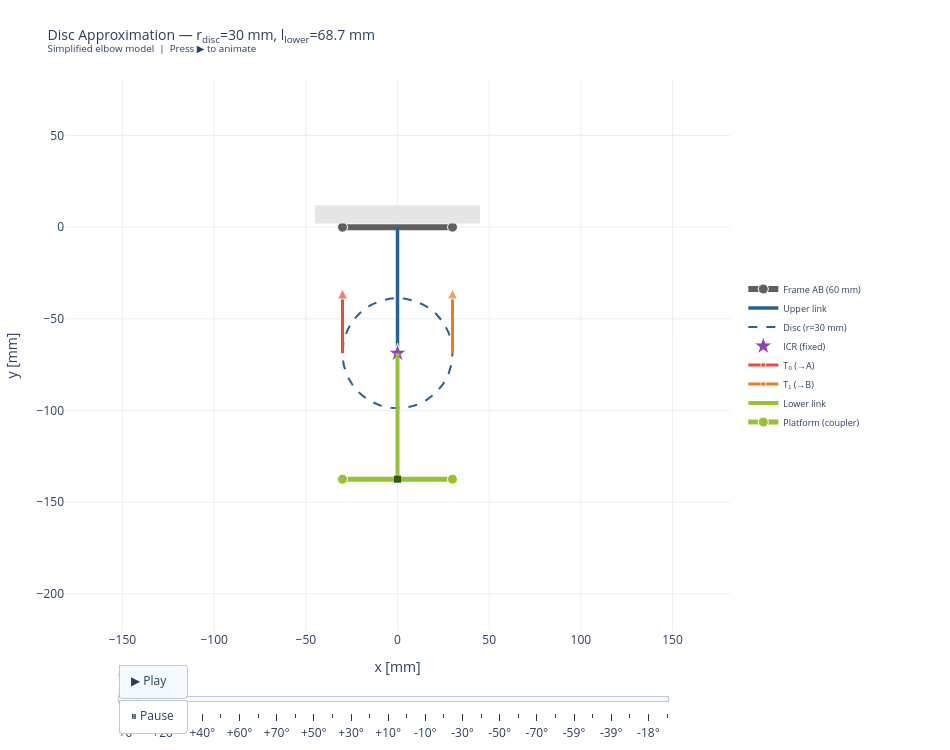

This figure's notebook cell:
### Code cell
# =================================================================
# Animation — Disc Approximation (0 → +75 → −75 → 0)
# =================================================================
from helpers.elbow_plots import disc_animated_figure

fig = disc_animated_figure(
    l_e, k_e, elbow_max_deg,
    n_frames=n_frames, show_caption=show_caption,
)
fig.show()

### Figure 1 — Plotly figure (JSON) as saved in the notebook; plotly's stock layout.template omitted (floating-point values rounded to 4 significant figures)
{"data": [{"line": {"color": "#5F5F5F", "width": 6}, "marker": {"color": "#5F5F5F", "line": {"color": "white", "width": 1}, "size": 10}, "mode": "lines+markers", "name": "Frame AB (60 mm)", "type": "scatter", "x": [-30, 30], "y": [0, 0]}, {"line": {"color": "#296193", "width": 3.5}, "mode": "lines", "name": "Upper link", "type": "scatter", "x": [0, 0], "y": [0, -68.74]}, {"line": {"color": "#296193", "dash": "dash", "width": 2}, "mode": "lines", "name": "Disc (r=30 mm)", "type": "scatter", "x": [30, 29.96, 29.83, 29.62, 29.33, 28.96, 28.51, 27.97, 27.36, 26.68, 25.91, 25.08, 24.18, 23.21, 22.17, 21.07, 19.92, 18.7, 17.44, 16.13, 14.77, 13.37, 11.94, 10.47, 8.969, 7.445, 5.901, 4.341, 2.768, 1.188, -0.396, -1.979, -3.556, -5.123, -6.676, -8.21, -9.721, -11.21, -12.66, -14.08, -15.45, -16.79, -18.08, -19.32, -20.5, -21.63, -22.7, -23.7, -24.64, -25.51, -26.3, -27.03, -27.68, -28.25, -28.74, -29.16, -29.49, -29.74, -29.91, -29.99, -29.99, -29.91, -29.74, -29.49, -29.16, -28.74, -28.25, -27.68, -27.03, -26.3, -25.51, -24.64, -23.7, -22.7, -21.63, -20.5, -19.32, -18.08, -16.79, -15.45, -14.08, -12.66, -11.21, -9.721, -8.21, -6.676, -5.123, -3.556, -1.979, -0.396, 1.188, 2.768, 4.341, 5.901, 7.445, 8.969, 10.47, 11.94, 13.37, 14.77, 16.13, 17.44, 18.7, 19.92, 21.07, 22.17, 23.21, 24.18, 25.08, 25.91, 26.68, 27.36, 27.97, 28.51, 28.96, 29.33, 29.62, 29.83, 29.96, 30], "y": [-68.74, -67.16, -65.58, -64.01, -62.45, -60.91, -59.39, -57.9, -56.44, -55.01, -53.62, -52.28, -50.98, -49.73, -48.53, -47.39, -46.3, -45.28, -44.33, -43.44, -42.63, -41.88, -41.22, -40.62, -40.11, -39.68, -39.32, -39.05, -38.87, -38.76, -38.74, -38.8, -38.95, -39.18, -39.49, -39.88, -40.36, -40.91, -41.54, -42.25, -43.03, -43.88, -44.8, -45.79, -46.84, -47.95, -49.12, -50.35, -51.62, -52.95, -54.31, -55.72, -57.17, -58.64, -60.15, -61.68, -63.23, -64.79, -66.37, -67.95, -69.53, -71.11, -72.69, -74.25, -75.8, -77.33, -78.83, -80.31, -81.76, -83.16, -84.53, -85.86, -87.13, -88.36, -89.53, -90.64, -91.69, -92.68, -93.6, -94.45, -95.23, -95.94, -96.57, -97.12, -97.59, -97.99, -98.3, -98.53, -98.67, -98.74, -98.72, -98.61, -98.42, -98.15, -97.8, -97.37, -96.85, -96.26, -95.59, -94.85, -94.03, -93.15, -92.19, -91.17, -90.09, -88.95, -87.75, -86.5, -85.2, -83.85, -82.46, -81.04, -79.58, -78.08, -76.57, -75.03, -73.47, -71.9, -70.32, -68.74]}, {"marker": {"color": "#8E44AD", "line": {"color": "white", "width": 1}, "size": 14, "symbol": "star"}, "mode": "markers", "name": "ICR (fixed)", "type": "scatter", "x": [0], "y": [-68.74]}, {"line": {"color": "#E74C3C", "width": 3}, "marker": {"angleref": "previous", "color": "#E74C3C", "size": [0, 10], "symbol": ["circle", "arrow-up"]}, "mode": "lines+markers", "name": "T₀ (→A)", "type": "scatter", "x": [-30, -30], "y": [-68.74, -33.74]}, {"line": {"color": "#E67E22", "width": 3}, "marker": {"angleref": "previous", "color": "#E67E22", "size": [0, 10], "symbol": ["circle", "arrow-up"]}, "mode": "lines+markers", "name": "T₁ (→B)", "type": "scatter", "x": [30, 30], "y": [-68.74, -33.74]}, {"line": {"color": "#97C139", "width": 4}, "mode": "lines", "name": "Lower link", "type": "scatter", "x": [0, 0], "y": [-68.74, -137.5]}, {"line": {"color": "#97C139", "width": 5}, "marker": {"color": "#97C139", "line": {"color": "white", "width": 1}, "size": 10}, "mode": "lines+markers", "name": "Platform (coupler)", "type": "scatter", "x": [-30, 30], "y": [-137.5, -137.5]}, {"marker": {"color": "#2d5a1e", "size": 7, "symbol": "square"}, "mode": "markers", "showlegend": false, "type": "scatter", "x": [0], "y": [-137.5]}], "layout": {"height": 750, "legend": {"font": {"size": 9}, "x": 1.02, "y": 0.5}, "margin": {"b": 80, "l": 60, "r": 220, "t": 80}, "plot_bgcolor": "white", "shapes": [{"fillcolor": "#E6E6E6", "line": {"width": 0}, "type": "rect", "x0": -45, "x1": 45, "y0": 2, "y1": 12}], "sliders": [{"active": 0, "currentvalue": {"font": {"size": 12}, "prefix": "elbow = ", "suffix": "°"}, "len": 0.84, "steps": [{"args": [["0"], {"frame": {"duration": 0, "redraw": true}, "mode": "immediate"}], "label": "+0°", "method": "animate"}, {"args": [["4"], {"frame": {"duration": 0, "redraw": true}, "mode": "immediate"}], "label": "+10°", "method": "animate"}, {"args": [["8"], {"frame": {"duration": 0, "redraw": true}, "mode": "immediate"}], "label": "+20°", "method": "animate"}, {"args": [["12"], {"frame": {"duration": 0, "redraw": true}, "mode": "immediate"}], "label": "+30°", "method": "animate"}, {"args": [["16"], {"frame": {"duration": 0, "redraw": true}, "mode": "immediate"}], "label": "+40°", "method": "animate"}, {"args": [["20"], {"frame": {"duration": 0, "redraw": true}, "mode": "immediate"}], "label": "+50°", "method": "animate"}, {"args": [["24"], {"frame": {"duration": 0, "redraw": true}, "mode": "immediate"}], "label": "+60°", "method": "animate"}, {"args": [["28"], {"frame": {"duration": 0, "redraw": true}, "mode": "immediate"}], "label": "+70°", "method": "animate"}, {"args": [["32"], {"frame": {"duration": 0, "redraw": true}, "mode": "immediate"}], "label": "+70°", "method": "animate"}, {"args": [["36"], {"frame": {"duration": 0, "redraw": true}, "mode": "immediate"}], "label": "+60°", "method": "animate"}, {"args": [["40"], {"frame": {"duration": 0, "redraw": true}, "mode": "immediate"}], "label": "+50°", "method": "animate"}, {"args": [["44"], {"frame": {"duration": 0, "redraw": true}, "mode": "immediate"}], "label": "+40°", "method": "animate"}, {"args": [["48"], {"frame": {"duration": 0, "redraw": true}, "mode": "immediate"}], "label": "+30°", "method": "animate"}, {"args": [["52"], {"frame": {"duration": 0, "redraw": true}, "mode": "immediate"}], "label": "+20°", "method": "animate"}, {"args": [["56"], {"frame": {"duration": 0, "redraw": true}, "mode": "immediate"}], "label": "+10°", "method": "animate"}, {"args": [["60"], {"frame": {"duration": 0, "redraw": true}, "mode": "immediate"}], "label": "+0°", "method": "animate"}, {"args": [["64"], {"frame": {"duration": 0, "redraw": true}, "mode": "immediate"}], "label": "-10°", "method": "animate"}, {"args": [["68"], {"frame": {"duration": 0, "redraw": true}, "mode": "immediate"}], "label": "-20°", "method": "animate"}, {"args": [["72"], {"frame": {"duration": 0, "redraw": true}, "mode": "immediate"}], "label": "-30°", "method": "animate"}, {"args": [["76"], {"frame": {"duration": 0, "redraw": true}, "mode": "immediate"}], "label": "-40°", "method": "animate"}, {"args": [["80"], {"frame": {"duration": 0, "redraw": true}, "mode": "immediate"}], "label": "-50°", "method": "animate"}, {"args": [["84"], {"frame": {"duration": 0, "redraw": true}, "mode": "immediate"}], "label": "-60°", "method": "animate"}, {"args": [["88"], {"frame": {"duration": 0, "redraw": true}, "mode": "immediate"}], "label": "-70°", "method": "animate"}, {"args": [["92"], {"frame": {"duration": 0, "redraw": true}, "mode": "immediate"}], "label": "-70°", "method": "animate"}, {"args": [["96"], {"frame": {"duration": 0, "redraw": true}, "mode": "immediate"}], "label": "-59°", "method": "animate"}, {"args": [["100"], {"frame": {"duration": 0, "redraw": true}, "mode": "immediate"}], "label": "-49°", "method": "animate"}, {"args": [["104"], {"frame": {"duration": 0, "redraw": true}, "mode": "immediate"}], "label": "-39°", "method": "animate"}, {"args": [["108"], {"frame": {"duration": 0, "redraw": true}, "mode": "immediate"}], "label": "-28°", "method": "animate"}, {"args": [["112"], {"frame": {"duration": 0, "redraw": true}, "mode": "immediate"}], "label": "-18°", "method": "animate"}, {"args": [["116"], {"frame": {"duration": 0, "redraw": true}, "mode": "immediate"}], "label": "-8°", "method": "animate"}], "x": 0.08, "xanchor": "left", "y": -0.02}], "title": {"font": {"size": 14}, "text": "Disc Approximation — r<sub>disc</sub>=30 mm, l<sub>lower</sub>=68.7 mm<br><sup>Simplified elbow model  |  Press ▶ to animate</sup>"}, "updatemenus": [{"buttons": [{"args": [null, {"frame": {"duration": 40, "redraw": true}, "fromcurrent": true, "transition": {"duration": 0}}], "label": "▶ Play", "method": "animate"}, {"args": [[null], {"frame": {"duration": 0, "redraw": false}, "mode": "immediate"}], "label": "⏸ Pause", "method": "animate"}], "type": "buttons", "x": 0.08, "xanchor": "left", "y": -0.06}], "width": 950, "xaxis": {"gridcolor": "#eee", "range": [-180, 180], "scaleanchor": "y", "scaleratio": 1, "title": {"text": "x [mm]"}, "zeroline": false}, "yaxis": {"gridcolor": "#eee", "range": [-190, 50], "title": {"text": "y [mm]"}, "zeroline": false}}}
